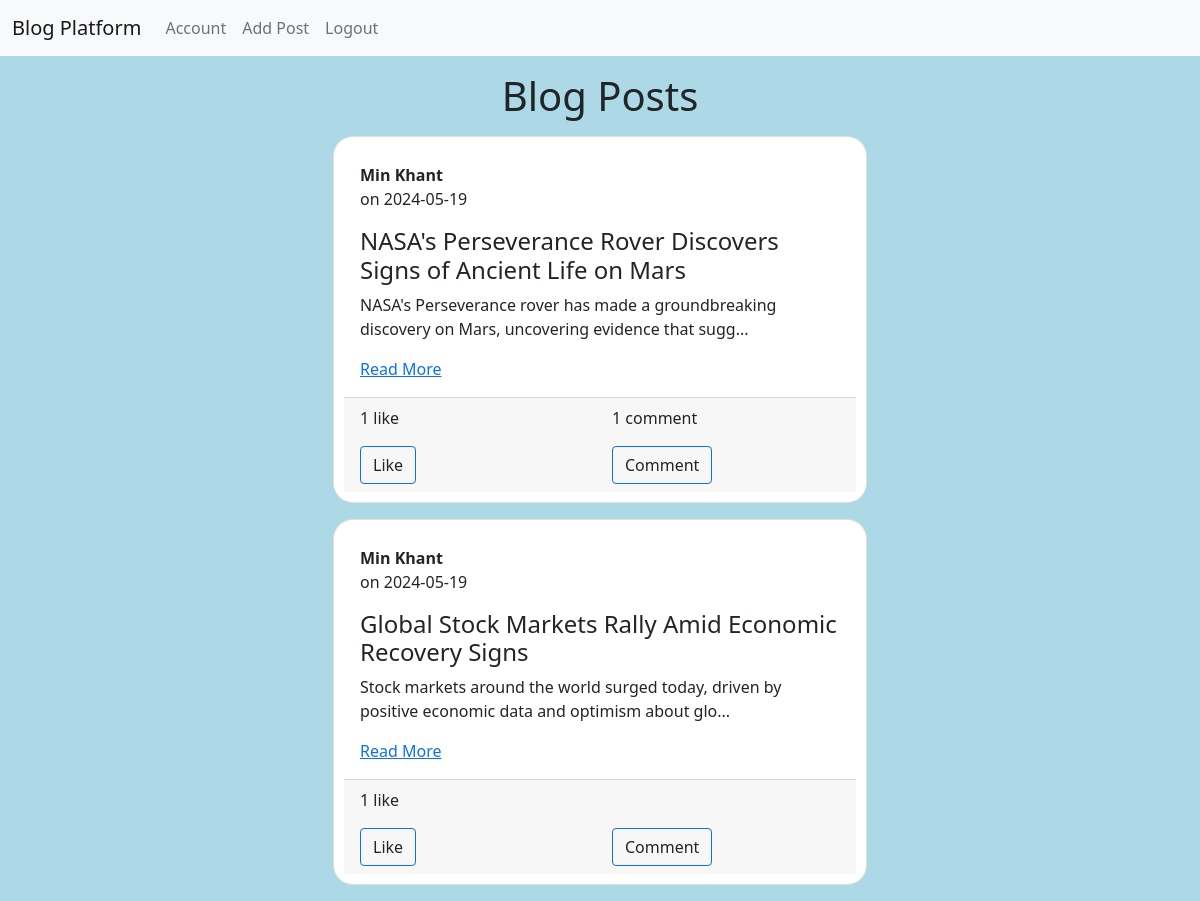
Screenshot of /home (signed in) with the database file from the repository.
### app/models.py (models this page shows, shortened)
class Post(db.Model):
    id          = db.Column(db.Integer, primary_key=True)
    title       = db.Column(db.String(100), nullable=False)
    date_posted = db.Column(db.DateTime, nullable=False, default=datetime.utcnow)
    content     = db.Column(db.Text, nullable=False)
    user_id     = db.Column(db.Integer, db.ForeignKey('user.id'), nullable=False)
    comments    = db.relationship('Comment', backref='post', lazy=True)
    likes       = db.relationship('Like', backref='post', lazy=True)
    @property
    def like_count(self):
        return len(self.likes)
    @property
    def comment_count(self):
        return len(self.comments)

class User(db.Model, UserMixin):
    id          = db.Column(db.Integer, primary_key=True)
    username    = db.Column(db.String(20), unique=True, nullable=False)
    email       = db.Column(db.String(120), unique=True, nullable=False)
    image_file  = db.Column(db.String(20), nullable=False, default='default.jpg')
    password    = db.Column(db.String(60), nullable=False)
    posts       = db.relationship('Post', backref='author', lazy=True)

### app/routes.py (the view)
@app.route("/", methods=['GET'])
@app.route("/home",  methods=['GET'])
def home():
    posts = Post.query.order_by(Post.date_posted.desc()).all()
    return render_template('home.html', posts=posts)

### app/models.py (called while the page is built)
@login_manager.user_loader
def load_user(user_id):
    return User.query.get(int(user_id))

### app/templates/home.html (shortened to what this page needs)
{% extends "layout.html" %}
{% block content %}
<h1 class="text-center mt-3 mb-3">Blog Posts</h1>
{% for post in posts %}
<div class="container w-50 mt-1 mb-3">
    <div class="card">
        <div class="card-body">
            <article>
                <p><b>{{ post.author.username }}</b><br>on {{ post.date_posted.strftime('%Y-%m-%d') }}</p>
                <h4><a class="no-color-link" href="{{ url_for('post', post_id=post.id) }}">{{ post.title }}</a></h4>
                <p>{{ post.content[:100] }}...</p>
                <a href="{{ url_for('post', post_id=post.id) }}">Read More</a>
            </article>
        </div>
        {% if current_user.is_authenticated %}
            <div class="card-footer">
                <div class="row">
                    <div class="col-md-6">
                        <p>
                            {% if post.like_count > 0 %}
                            {{ post.like_count }} {% if post.like_count == 1 %} like {% else %} likes {% endif %}
                            {% endif %}
                        </p>
                    </div>
                    <div class="col-md-6">
                        <p>
                            {% if post.comment_count > 0 %}
                            {{ post.comment_count }} {% if post.comment_count == 1 %} comment {% else %} comments {% endif %}
                            {% endif %}
                        </p>
                    </div>
                </div>
                <div class="row">
                    <div class="col-md-6">
                        <form action="/post/{{post.id}}/like" method="POST">
                            <button type="submit" class="btn border-primary" data-post-id="{{ post.id }}">Like</button>
                        </form>
                    </div>
                    <div class="col-md-6">
                        <form action="/post/{{post.id}}/comment" method="POST">
                            <button type="submit" class="btn border-primary">Comment</button>
                        </form>
                    </div>
                </div>
            </div>
        {% endif %}
    </div>
</div>
{% endfor %}
{% endblock %}

### app/templates/layout.html (shortened to what this page needs)
<!DOCTYPE html>
<html lang="en">
<head>
    <link href="https://cdn.jsdelivr.net/npm/bootstrap@5.0.2/dist/css/bootstrap.min.css" rel="stylesheet">
    <link rel="stylesheet" href="https://use.fontawesome.com/releases/v6.2.0/css/all.css">
    <link rel="stylesheet" href="/static/style/main.css">
</head>
<body>
    <div class="mb-3">
        {% include '/navbar.html' %}
    </div>
    <div class="container">
        {% block content %}{% endblock %}
    </div>
</body>
</html>

### app/templates/navbar.html (shortened to what this page needs)
<body>
    <nav class="navbar navbar-expand-lg navbar-light bg-light">
      <div class="container-fluid">
        <a class="navbar-brand" id="brand" href="/">Blog Platform</a>
        <div class="collapse navbar-collapse" id="navbarNav">
          {% if current_user.is_authenticated %}
          <ul class="navbar-nav">
            <li class="navbar-item">
                <a class="nav-link" href="{{ url_for('account') }}">Account</a>
            </li>
          </ul>
          <ul class="navbar-nav">
            <li class="navbar-item">
                <a class="nav-link" href="{{ url_for('new_post') }}">Add Post</a>
            </li>
          </ul>
          <ul class="navbar-nav">
            <li class="navbar-item">
                <a class="nav-link" href="{{ url_for('logout') }}">Logout</a>
            </li>
          </ul>
          {% else %}
            <ul class="navbar-nav">
              <li class="navbar-item">
                <a class="nav-link" href="/login">Login</a>
              </li>
            </ul>
          {% endif %}
        </div>
      </div>
    </nav>
</body>

### app/static/style/main.css (style rules this page uses)
body { background-color: lightblue; }
.card { border-radius: 20px; padding: 10px; }
.no-color-link { color: inherit; text-decoration: none; }

### rows the page displays
Post: author.username "Min Khant", date_posted "2024-05-19", title "NASA's Perseverance Rover Discovers Signs of Ancient Life on Mars", content "NASA's Perseverance rover has made a groundbreaking discovery on Mars, uncovering evidence that sugg", like_count "1", comment_count "1"
Post: author.username "Min Khant", date_posted "2024-05-19", title "Global Stock Markets Rally Amid Economic Recovery Signs", content "Stock markets around the world surged today, driven by positive economic data and optimism about glo", like_count "1"
